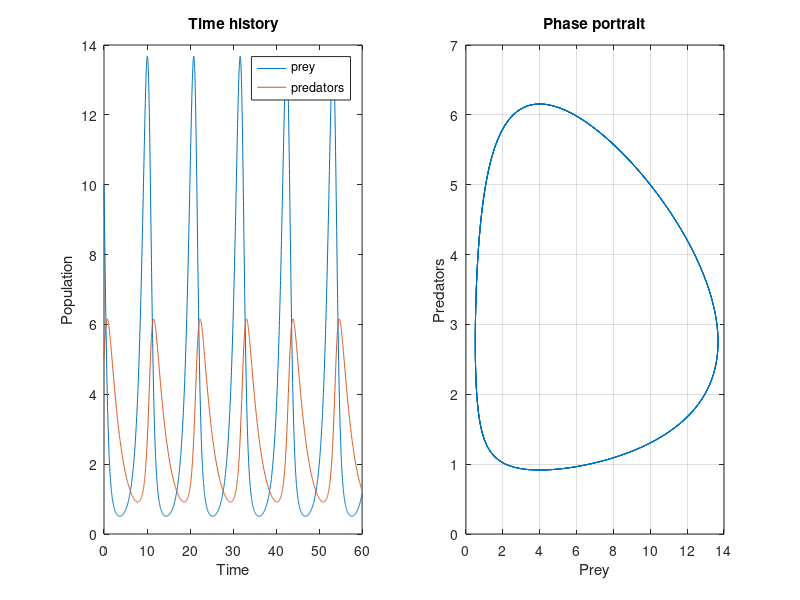

The MATLAB script that drew this image:
% Lotka-Volterra: prey x, predators y
alpha = 1.1;  beta = 0.4;
delta = 0.1;  gamma = 0.4;
f = @(t, s) [alpha*s(1) - beta*s(1)*s(2); delta*s(1)*s(2) - gamma*s(2)];

opts = struct('RelTol', 1e-8, 'AbsTol', 1e-10);
[t, s] = ode45(f, [0 60], [10; 5], opts);

fprintf('ode45: %d steps at RelTol 1e-8\n', numel(t) - 1);
fprintf('Prey %.2f to %.2f, predators %.2f to %.2f\n', min(s(:, 1)), max(s(:, 1)), min(s(:, 2)), max(s(:, 2)));

subplot(1, 2, 1);
plot(t, s(:, 1));
hold on;
plot(t, s(:, 2));
legend('prey', 'predators');
title('Time history');
xlabel('Time');
ylabel('Population');

subplot(1, 2, 2);
plot(s(:, 1), s(:, 2));
title('Phase portrait');
xlabel('Prey');
ylabel('Predators');
grid on;
